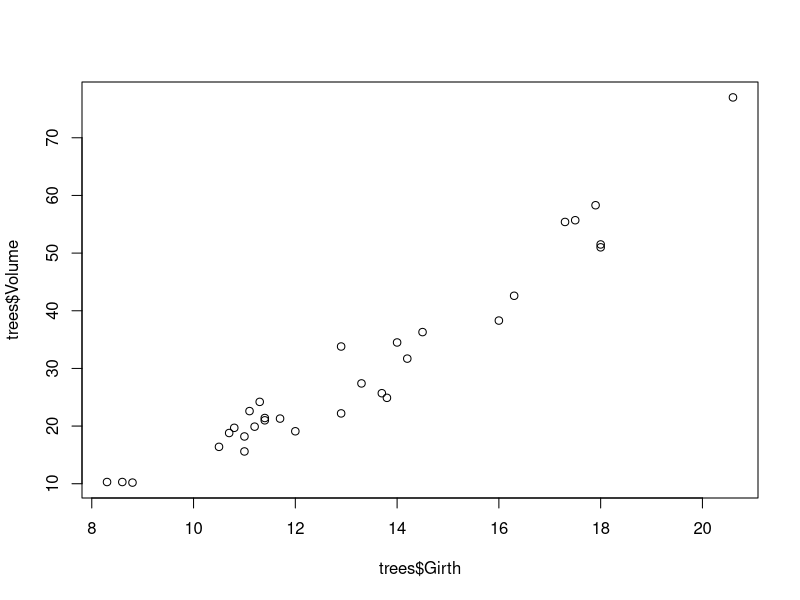
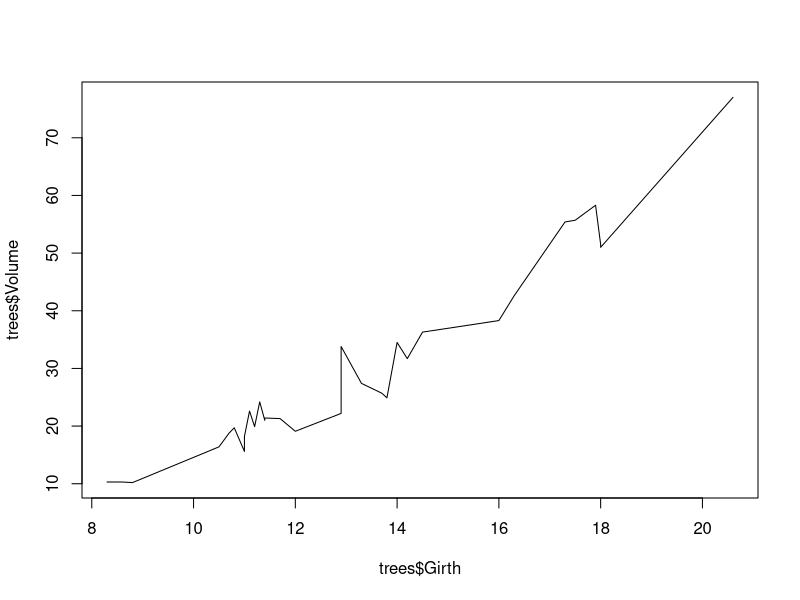
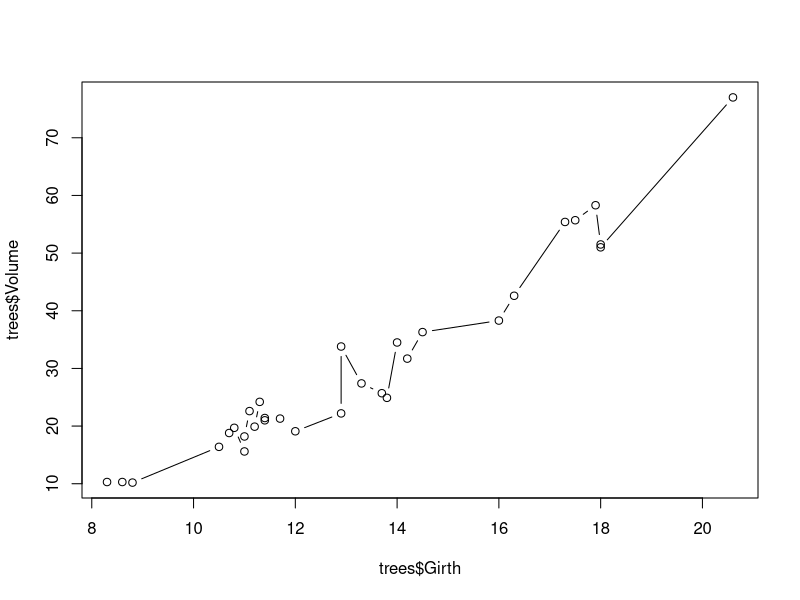
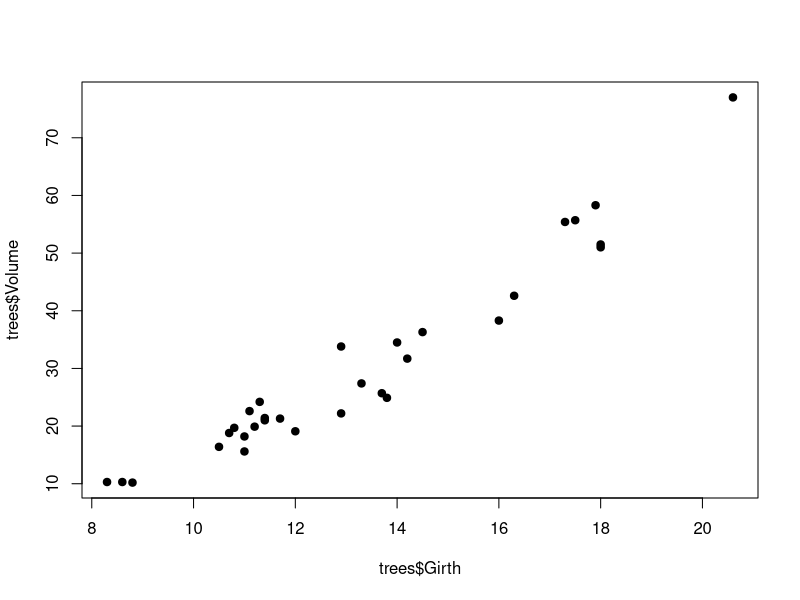
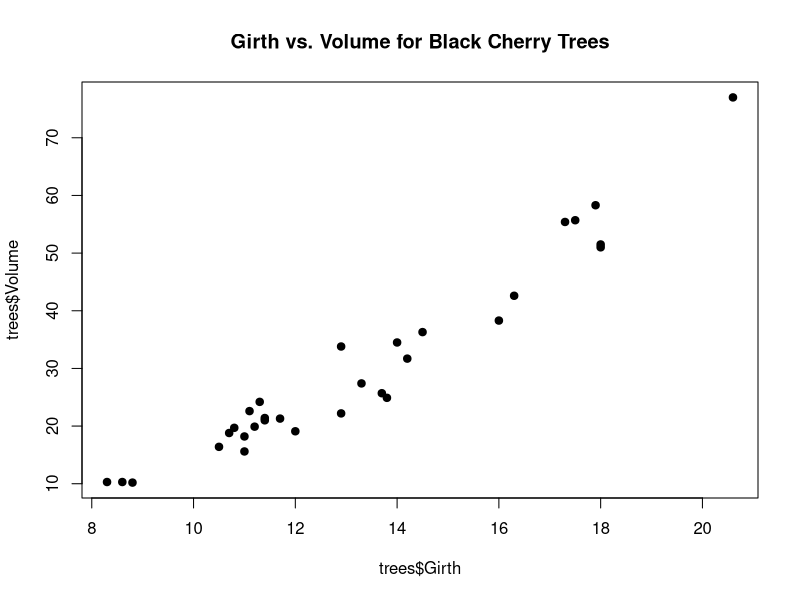
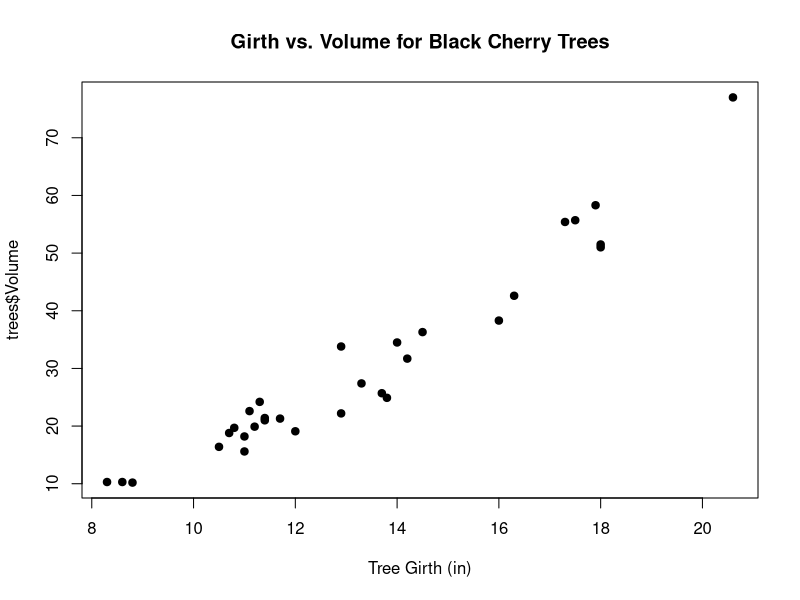
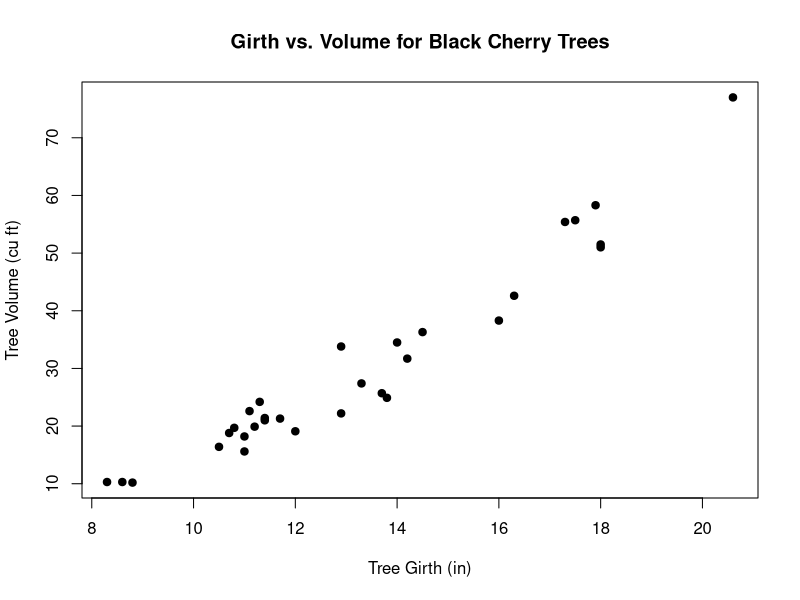
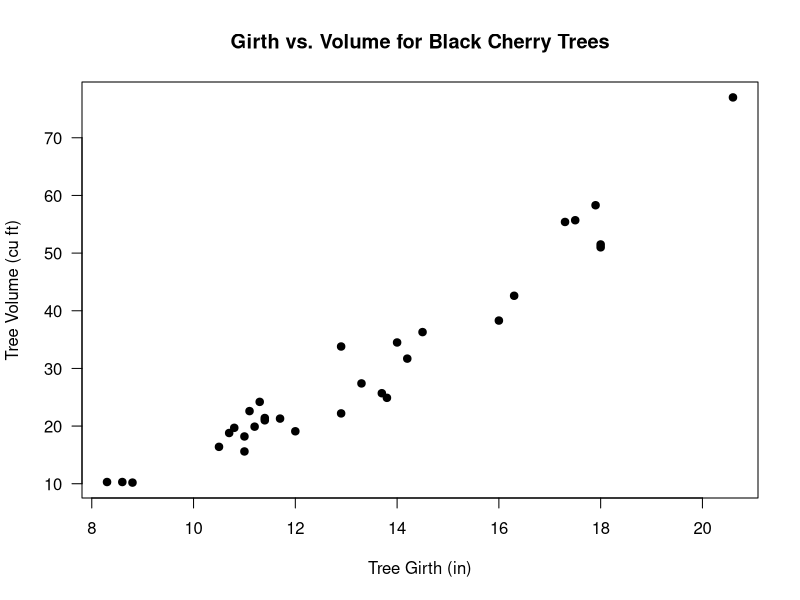

Reproduce these figures in R, in order. (Note: this script raises an error after producing the figures.)
### Title: Back to basics: High quality plots using base R graphics
###	An interactive tutorial for the Davis R Users Group meeting on April 24, 2015
###
### Date created: 20150418
### Last updated: 20160315
###
### Author: Michael Koontz
### Email: mikoontz@gmail.com
###	Twitter: @_mikoontz
###
### Purpose: Introduce basic to intermediate plotting capabilities of base R graphics
###
### Basic methods
###		1) Basic scatterplot and labeling a plot (Line 44)
###		2) Plotting groups in different ways on the same plot (Line 72)
###		3) Adding a legend (Line 120)
###		4) Adding a best fit line (Line 150)
###		5) Adding a 95% confidence interval (Line 150)
###		6) Shaded confidence intervals (Line 223)
###		7) Bar plots (Line 260)
###		8) Error bars (Line 274)
###
### Intermediate methods
###   1) Using other graphics devices like pdf() (Line 324)
###   2) Using par() for multipanel plots (Line 380) 
###		3) Using par() for margin adjustments (Line 438)
###		4) Using axis() and mtext() (Line 484)
###		5) Pretty print from plotmath (Line 601)


# We'll start with the very tractable 'trees' dataset, which is built into R. It describes the girth, height, and volume of 31 black cherry trees.

trees
dim(trees)
head(trees)

# Remember how we access the columns of a data.frame:
trees$Girth
trees$Volume

#Basic plot function takes x argument and a y argument
#Default plot type is points, but you can change it to lines or both points and lines by adding the 'type' argument

plot(x=trees$Girth, y=trees$Volume)
plot(x=trees$Girth, y=trees$Volume, type="l")
plot(x=trees$Girth, y=trees$Volume, type="b")

# pch: 'plotting character' changes the type of point that is used (default is an open circle); remember pch=19!
plot(x=trees$Girth, y=trees$Volume, pch=19)

# main: adds a title
plot(x=trees$Girth, y=trees$Volume, pch=19, main="Girth vs. Volume for Black Cherry Trees")

# xlab: adds an x axis label
plot(x=trees$Girth, y=trees$Volume, pch=19, main="Girth vs. Volume for Black Cherry Trees", xlab="Tree Girth (in)")

# ylab: adds a y axis label
plot(x=trees$Girth, y=trees$Volume, pch=19, main="Girth vs. Volume for Black Cherry Trees", xlab="Tree Girth (in)", ylab="Tree Volume (cu ft)")

# las: rotates axis labels; las=1 makes them all parallel to reading direction
plot(x=trees$Girth, y=trees$Volume, pch=19, main="Girth vs. Volume for Black Cherry Trees", xlab="Tree Girth (in)", ylab="Tree Volume (cu ft)", las=1)

# col: select a color for the plotting characters
plot(x=trees$Girth, y=trees$Volume, pch=19, main="Girth vs. Volume for Black Cherry Trees", xlab="Tree Girth (in)", ylab="Tree Volume (cu ft)", las=1, col="blue")

# We can use the c() function to make a vector and have several colors, plotting characters, etc. per plot.

plot(x=trees$Girth, y=trees$Volume, pch=19, main="Girth vs. Volume for Black Cherry Trees", xlab="Tree Girth (in)", ylab="Tree Volume (cu ft)", las=1, col=c("black", "blue"))

plot(x=trees$Girth, y=trees$Volume, pch=c(1,19), main="Girth vs. Volume for Black Cherry Trees", xlab="Tree Girth (in)", ylab="Tree Volume (cu ft)", las=1, col="blue")

#------------
# Plotting by group
#------------

### Those different colors and plotting characters that we just saw were arbitrary. The 2-element vector of colors or plotting characters just repeats for the whole data frame. What if we want to have more meaningful coloration, with a different color for each group? 

### We'll use the iris dataset to illustrate one way to do this. This dataframe describes the sepal length, sepal width, petal length, petal width, and species for 150 different irises.

# First look at the data:
iris
head(iris)
dim(iris)
str(iris)

# We can extend the idea of passing a vector of colors to the col= argument in the plot() function call.

# Let's cheat first, and see what the finished product will look like. First I define a new object with the three colors that I want to use.
plot.colors <- c("violet", "purple", "blue")
plot.colors

# Here's the cheating bit: I just looked at this dataframe and saw that there are exactly 50 observations for each species.
iris

# I use the repeat function, rep() and the each= argument, to create a new vector with each element of plot.colors repeated 50 times in turn.
color.vector <- rep(x=plot.colors, each=50)
color.vector

plot(x=iris$Petal.Length, y=iris$Sepal.Length, pch=19, col=color.vector)

# Notice the lengths of the x-vector, the y-vector, and the color vector are all the same.
length(iris$Petal.Length)
length(iris$Sepal.Length)
length(color.vector)

# What if we want to automate the process? We can take advantage of the fact that the Species column is a factor. 
head(iris)
iris$Species
str(iris)
as.numeric(iris$Species)

plot.colors <- c("violet", "purple", "blue")

color.vector <- plot.colors[iris$Species]

dev.off() # Just clearing the present plots

plot(x=iris$Petal.Length, y=iris$Sepal.Length, pch=19, col=color.vector, main="Iris sepal length vs. petal length", xlab="Petal length", ylab="Sepal length", las=1)

#-----------
# Let's add a legend
#-----------

# We use the legend() function to add a legend to an existing plot

legend("topleft", pch=19, col=plot.colors, legend=unique(iris$Species))

# You can customize the legend if you wish.
plot(x=iris$Petal.Length, y=iris$Sepal.Length, pch=19, col=color.vector, main="Iris sepal length vs. petal length", xlab="Petal length", ylab="Sepal length", las=1)

# Here I pass a character vector to the legend= argument so that I can include the first letter of the species name
# The bty="n" argument suppresses the border around the legend. (A personal preference)
legend("topleft", pch=19, col=plot.colors, legend=c("I. setosa", "I. versicolor", "I. virginica"), bty="n")

# Italicize the labels in the legend using text.font=3
plot(x=iris$Petal.Length, y=iris$Sepal.Length, pch=19, col=color.vector, main="Iris sepal length vs. petal length", xlab="Petal length", ylab="Sepal length", las=1)

legend("topleft", pch=19, col=plot.colors, legend=c("I. setosa", "I. versicolor", "I. virginica"), bty="n", text.font=3)


#------------------
# Test yourself. 
#------------------

#Using the ToothGrowth dataset built into R, plot the tooth length (the len column) as a function of the vitamin C dosage (the dose column). Use a different color for each method of administering the vitamin C (the supp column).

head(ToothGrowth)


#------------------
# Add a linear best fit line and confidence interval to a plot
#------------------

# We'll use a simple linear regression for this, but the general recipe is the same every time.
# The Recipe
#	1) Estimate the parameters of the best fit line
#	2) Make up your own x values that span the range of your data
#	3) Get your y values by applying your mathematical model (e.g. a straight line) with the best fit parameters to your fabricated x values
#	4) Plot these new y values against your fabricated x values.

# Save your model fit to an object. Here, we model Sepal.Length as a function of Petal.Length
model1 <- lm(Sepal.Length ~ Petal.Length, data=iris)

# Now we have the parameter estimates for our y=ax+b line. The estimate for (Intercept) is b, and the estimate for Petal.Length is a.
summary(model1)

# Make up our own x values; put them in a dataframe!
range(iris$Petal.Length)
xvals <- seq(from=1, to=7, by=0.1)
xvals
df <- data.frame(Petal.Length=xvals)
df

# Take advantage of the predict() function, which returns a matrix with one row for each of your new x values, and 3 columns: 'fit' is the expected y value, 'lwr' is the lower 95% confidence interval, and 'upr' is the upper 95% confidence interval. Note this only works this seamlessly using the predict() function on an lm() model

CI <- predict(model1, newdata=df, interval="confidence")
CI <- as.data.frame(CI) # Coerce the matrix to a dataframe, so we can access the column using the $ operator.

dim(df) # 61 x-values
head(df) # Here are the first 6 of them 
dim(CI) # 61 records, 3 columns
head(CI) # y-values, lower 95% CI bounds, and upper 95% CI bounds


# Plot the actual data (in the iris dataframe)
# This code copied from above
plot.colors <- c("violet", "purple", "blue") 
color.vector <- plot.colors[iris$Species]

plot(x=iris$Petal.Length, y=iris$Sepal.Length, pch=19, las=1, main="Iris sepal length vs. petal length", xlab="Petal length", ylab="Sepal length", col=color.vector)

# Plot our best fit line. The x values are the Petal.Length column from the 'df' dataframe, and the y values are the 'fit' column from the CI dataframe. 
# Note that I use the lines() function, which just adds features to an existing plot.
# The lwd= argument changes the line width
lines(x=df$Petal.Length, y=CI$fit, lwd=2)

# Plot the confidence intervals
# The lty= argument changes the line type. There are 6 different line types, and you can just put a number 1 through 6 if you'd like. Default is "solid" (aka 1)
lines(x=df$Petal.Length, y=CI$lwr, lwd=2, lty="dashed", col="red")
lines(x=df$Petal.Length, y=CI$upr, lwd=2, lty="dashed", col="red")

#----------------------
# Going further... Prediction/forecast intervals
#----------------------

forecast <- predict(model1, newdata=df, interval="prediction")
forecast <- as.data.frame(forecast)
head(forecast)

# Plot the actual data (in the iris dataframe)
# This code copied from above
plot.colors <- c("violet", "purple", "blue") 
color.vector <- plot.colors[iris$Species]

plot(x=iris$Petal.Length, y=iris$Sepal.Length, pch=19, las=1, main="Iris sepal length vs. petal length", xlab="Petal length", ylab="Sepal length", col=color.vector)

# New code using the forecast object
lines(x=df$Petal.Length, y=forecast$fit, lwd=2)
lines(x=df$Petal.Length, y=forecast$lwr, lwd=2, col="red", lty="dashed")
lines(x=df$Petal.Length, y=forecast$upr, lwd=2, col="red", lty="dashed")


#-------------
# Shaded region of forecast interval
#-------------

# This plot() call is copied from above
plot(x=iris$Petal.Length, y=iris$Sepal.Length, pch=19, las=1, main="Iris sepal length vs. petal length", xlab="Petal length", ylab="Sepal length", col=color.vector)

lines(x=df$Petal.Length, y=forecast$fit, lwd=2)

# New code
polygon.x <- c(df$Petal.Length, rev(df$Petal.Length))
polygon.y <- c(forecast$lwr, rev(forecast$upr))

# By default, R won't fill in the polygon
polygon(x=polygon.x, y=polygon.y)

# But we also may not want an opaque polygon
polygon(x=polygon.x, y=polygon.y, col='darkgrey')

# The adjustcolor() function is nice for 'turning down' the opacity. It takes a color and the opacity level as arguments. I also use border=NA to suppress the border of the polygon

# First recreate the plot
plot(x=iris$Petal.Length, y=iris$Sepal.Length, pch=19, las=1, main="Iris sepal length vs. petal length", xlab="Petal length", ylab="Sepal length", col=color.vector)

lines(x=df$Petal.Length, y=forecast$fit, lwd=2)

polygon(x=polygon.x, y=polygon.y, col=adjustcolor("black", alpha.f=0.4), border=NA)

# Add our legend back in
legend("topleft", pch=19, col=plot.colors, legend=c("I. setosa", "I. versicolor", "I. virginica"), bty="n", text.font=3)

#--------------
# Test yourself.
#--------------
# Layer the 95% confidence interval as a shaded region on top of the iris data, the best fit line for a Sepal.Length~Petal.Length model, and the forecast interval.


#------------
# Barplots
#------------
# We can model the mean sepal length of the three species using a no-intercept linear model. That is, we force the intercept to be zero, and the mean sepal length of each of the 3 levels of the predictor (corresponding to the Iris species) are estimated as the offsets from zero.
# Suppress the intercept by subtracting 1 from the right hand side of the formula
model2 <- lm(Sepal.Length ~ Species, data=iris)

bar.heights <- predict(model2, newdata=data.frame(Species=c("setosa", "versicolor", "virginica")))

# The basic barplot function
barplot(bar.heights)

# Let's add some flair
barplot(bar.heights, names.arg=c("I. setosa", "I. versicolor", "I. virginica"), las=1, col=adjustcolor(plot.colors, alpha.f=0.5), main="Sepal length for 3 Irises", ylab="Sepal length (cm)")

#---------------
# Error bars
#---------------
# Adding error bars to our barplot. These can be added to scatter plots in a similar way.

# We'll plot error bars representing 2 standard errors so you can see them more easily.

d <- summary(model2)
CI <- 2 * coef(d)[ ,'Std. Error']
lwr <- bar.heights - CI
upr <- bar.heights + CI

# I used the ylim= argument to pass a 2-element numeric vector specifying the y extent of the barplot. I added some extra room on the top to account for error bars.
# Importantly, assign the barplot to an object. I called it 'b' but you can call it whatever you like.

b <- barplot(bar.heights, names.arg=c("I. setosa", "I. versicolor", "I. virginica"), las=1, ylim=c(0,7.5), col=adjustcolor(plot.colors, alpha.f=0.5), main="Sepal length for 3 Irises", ylab="Sepal length (cm)")

# The object that you called your barplot is interpretted by R as the x values in the middle of each bar
b

# We'll use the arrows() function to add arrows to an existing plot. With some modifications, our arrows will have an arrowhead at each end (code=3), and the 'arrowhead' will actually be perpendicular to the arrow shaft (angle=90)
# Specify where each arrow starts (x0= and y=) and ends (x1= and y1=)
arrows(x0=b, x1=b, y0=lwr, y1=upr, code=3, angle=90, length=0.1)


#---------------
# Test yourself
#---------------
# These data represent survivorship of plant seedlings in 4 different treatments: ambient, watered, heated + watered, and heated. Make a bar plot with their 95% confidence intervals. Note these are asymmetric (more uncertainty above the mean than below) like what might come from a logistic regression model.

prop <- c(0.18, 0.25, 0.13, 0.05)
asympLCL <- c(0.14, 0.20, 0.11, 0.035)
asympUCL <- c(0.24, 0.33, 0.18, 0.09)

#---------------
# Test yourself. Error bars on scatter plots.
#---------------
# The randomly generated data below are measurements of the number of the number of angels who get their wings as a function of the number of bells that have been rung. There is some uncertainty in measuring wing acquisition (represented as the offset from the sampled mean). How would you add error bars to a scatter plot?

set.seed(13)
n <- 20 # Number of experimental trials
a <- 12
b <- 1.5
xvals <- round(runif(n)*50)
yvals <- round(a + b*xvals + rnorm(n, sd=5))
offset <- rpois(n, lambda=10)
lwr <- yvals - offset
upr <- yvals + offset


#-----------------
# Base R plotting skills: Other graphics devices
#-----------------

# 1) Use the pdf() graphics device (or png() or postscript()) to get a permanent record of your plot in the exact final format.

# First set your working directory. A working directory is where R assumes all input and output files that it interfaces with should be. When you send your code to a collaborator, they can just change the working directory once instead of changing the filepath for every input (e.g. reading data into R) or output (e.g. making a plot)

# This is how I set mine:
#	1) Make sure your script file is saved in a folder particular for the given project 
#	2) Run the file.choose() function
#	3) Navigate to your script file and open it
#	4) Copy the file path in the console up until the actual file name (i.e. just the folder path)
#	5) Paste that folder into the setwd() function in quotes
#	6) Delete the file.choose() command

file.choose()

pdf("iris plot.pdf")
plot(x=iris$Petal.Length, y=iris$Sepal.Length, pch=19, las=1, xlab="Petal length", ylab="Sepal length", col=plot.colors[iris$Species])

lines(x=df$Petal.Length, y=forecast$fit, lwd=2)

polygon.x <- c(df$Petal.Length, rev(df$Petal.Length))
polygon.y <- c(forecast$lwr, rev(forecast$upr))

polygon(x=polygon.x, y=polygon.y, col=adjustcolor("black", alpha.f=0.4), border=NA)

# Add our legend back in
legend("topleft", pch=19, col=plot.colors, legend=c("I. setosa", "I. versicolor", "I. virginica"), bty="n", text.font=3)

# Importantly, turn the device off at the end of your plotting block to complete the .pdf file.
dev.off()


#--------------
# Figure for a paper
#--------------
# To make a figure for a paper that meets particular size and style guidelines, add some more arguments to the pdf() function call.

pdf("iris plot for paper.pdf", width=3.3, height=3.3, pointsize=9, family="Times")

plot(x=iris$Petal.Length, y=iris$Sepal.Length, pch=19, las=1, xlab="Petal length", ylab="Sepal length", col=plot.colors[iris$Species])
lines(x=df$Petal.Length, y=forecast$fit, lwd=2)

polygon.x <- c(df$Petal.Length, rev(df$Petal.Length))
polygon.y <- c(forecast$lwr, rev(forecast$upr))

polygon(x=polygon.x, y=polygon.y, col=adjustcolor("black", alpha.f=0.4), border=NA)

# Add our legend back in
legend("topleft", pch=19, col=plot.colors, legend=c("I. setosa", "I. versicolor", "I. virginica"), bty="n", text.font=3)

# Importantly, turn the device off at the end of your plotting block to complete the .pdf file.
dev.off()

#-----------------
# Base R plotting skills: Managing par()
#-----------------

# 2) You can change some fundamental plotting parameters by using par() before a plot.

# This is how you can:
#		Make multipanel plots
#		Give your plots more room in the inner margins
#		Give your plots some room in the outer margins

#---------------
# Multi-panel plots
#---------------

setosa <- subset(iris, subset=Species=="setosa")
versicolor <- subset(iris, subset=Species=="versicolor")
virginica <- subset(iris, subset=Species=="virginica")

# Using par(mfrow=c(number of rows, number of columns))
par(mfrow=c(2,2))

plot(x=iris$Petal.Length, y=iris$Sepal.Length, pch=19, las=1, main="All Irises", ylab="Sepal Length", xlab="Petal Length")

plot(x=setosa$Petal.Length, y=setosa$Sepal.Length, pch=19, las=1, col=plot.colors[1], main="I. setosa", ylab="Sepal Length", xlab="Petal Length")

plot(x=versicolor$Petal.Length, y=versicolor$Sepal.Length, pch=19, las=1, col=plot.colors[2], main="I. versicolor", ylab="Sepal Length", xlab="Petal Length")

plot(x=virginica$Petal.Length, y=virginica$Sepal.Length, pch=19, las=1, col=plot.colors[3], main="I. virginica", ylab="Sepal Length", xlab="Petal Length")

dev.off()

# Using layout(matrix())
plot.matrix <- matrix(c(1,1,2,3), nrow=2, ncol=2)
plot.matrix

layout(mat=plot.matrix)

plot(x=iris$Petal.Length, y=iris$Sepal.Length, pch=19, las=1, main="All Irises", ylab="Sepal Length", xlab="Petal Length")

plot(x=versicolor$Petal.Length, y=versicolor$Sepal.Length, pch=19, las=1, col=plot.colors[2], main="I. versicolor", ylab="Sepal Length", xlab="Petal Length")

plot(x=virginica$Petal.Length, y=virginica$Sepal.Length, pch=19, las=1, col=plot.colors[3], main="I. virginica", ylab="Sepal Length", xlab="Petal Length")

# Or we can adjust the widths of the plots (the heights, too). The widths= argument should be the same length as the number of columns while the heights= argument should be the same length as the number of rows. The values represent multipliers.

layout(mat=plot.matrix, widths=c(2,1))
plot(x=iris$Petal.Length, y=iris$Sepal.Length, pch=19, las=1, main="All Irises", ylab="Sepal Length", xlab="Petal Length")

plot(x=versicolor$Petal.Length, y=versicolor$Sepal.Length, pch=19, las=1, col=plot.colors[2], main="I. versicolor", ylab="Sepal Length", xlab="Petal Length")

plot(x=virginica$Petal.Length, y=virginica$Sepal.Length, pch=19, las=1, col=plot.colors[3], main="I. virginica", ylab="Sepal Length", xlab="Petal Length")

dev.off()

#----------------
# Specifying margins
#----------------
# We want to make sure not to waste white space, so we can specify the plotting margins using par(mar=c(bottom, left, top, right)). This can be important if your labels aren't fitting on the plot.
# The default is par(mar=c(5.1, 4.1, 4.1, 2.1)). 

# Let's say I want to make the text bigger because the plot is for a presentation. We can use the cex (character expander) family of arguments in the plot() call. 
#	cex= makes the plotted points larger or smaller
#	cex.main= makes the title larger
# 	cex.lab= makes the axis labels larger
#	cex.axis= makes the numbers of the axis larger

plot(x=iris$Petal.Length, y=iris$Sepal.Length, pch=19, las=1, main="All Irises", ylab="Sepal Length", xlab="Petal Length")

plot(x=iris$Petal.Length, y=iris$Sepal.Length, pch=19, las=1, main="All Irises", ylab="Sepal Length", xlab="Petal Length", cex=2, cex.main=4, cex.lab=3, cex.axis=1.5)

# A solution
par(mar=c(5,6,5,2))
plot(x=iris$Petal.Length, y=iris$Sepal.Length, pch=19, las=1, main="All Irises", ylab="Sepal Length", xlab="Petal Length", cex=2, cex.main=4, cex.lab=3, cex.axis=1.5)

# Note that the par(mgp=c(labels, tick marks, axis line)) method will adjust the location of those components away from the edge of the plot.
# Default is par(mgp=c(3,1,0))

par(mar=c(6,7,5,2), mgp=c(4, 1.5, 0))
plot(x=iris$Petal.Length, y=iris$Sepal.Length, pch=19, las=1, main="All Irises", ylab="Sepal Length", xlab="Petal Length", cex=2, cex.main=4, cex.lab=3, cex.axis=1.5)

#--------------
# Specifying outer margins
#--------------
# Outer margins are especially great for multi-panel plots. Let's recreate the one that we had earlier and add some outer margins with par(oma=c(bottom, left, top, right))
# The default is par(oma=c(0,0,0,0))

dev.off()
par(mfrow=c(2,2), oma=c(5,5,5,0), mar=c(2,2,4,2))

# Note here that I use the font.main= argument in each of these plot calls to make the title in normal font for the first panel and then italicized for the other panels (it is bold by default; equivalent to a font.main=2)

plot(x=iris$Petal.Length, y=iris$Sepal.Length, pch=19, las=1, main="All Irises", ylab=NA, xlab=NA, cex.main=2, font.main=1)

plot(x=setosa$Petal.Length, y=setosa$Sepal.Length, pch=19, las=1, col=plot.colors[1], main="I. setosa", ylab=NA, xlab=NA, cex.main=2, font.main=3)

plot(x=versicolor$Petal.Length, y=versicolor$Sepal.Length, pch=19, las=1, col=plot.colors[2], main="I. versicolor", ylab=NA, xlab=NA, cex.main=2, font.main=3)

plot(x=virginica$Petal.Length, y=virginica$Sepal.Length, pch=19, las=1, col=plot.colors[3], main="I. virginica", ylab=NA, xlab=NA, cex.main=2, font.main=3)


#-----------------
# Base R plotting skills: Using mtext() and axis()
#-----------------
# The two add on functions that I find myself using most often are mtext(), which adds text to a margin, and axis(), which draws in a user-specified axis.

# mtext() lets me:
#	1) Make axis labels that are shared between more than one panel
#	2) rotate the y-axis label so it is easier to read for presentations

# axis() lets me:
#	1) Specify exactly how many tick marks and where they'll be
#	2) Specify exactly how those tick marks will be labelled

# We actually set up the previous 4-panel plot nicely to see the functionality of mtext() and axis(). Let's recreate that plot.

par(mfrow=c(2,2), oma=c(5,6,5,0), mar=c(2,2,3,2))

plot(x=iris$Petal.Length, y=iris$Sepal.Length, pch=19, las=1, main="All Irises", ylab=NA, xlab=NA, cex.main=2, font.main=1)

plot(x=setosa$Petal.Length, y=setosa$Sepal.Length, pch=19, las=1, col=plot.colors[1], main="I. setosa", ylab=NA, xlab=NA, cex.main=2, font.main=3)

plot(x=versicolor$Petal.Length, y=versicolor$Sepal.Length, pch=19, las=1, col=plot.colors[2], main="I. versicolor", ylab=NA, xlab=NA, cex.main=2, font.main=3)

plot(x=virginica$Petal.Length, y=virginica$Sepal.Length, pch=19, las=1, col=plot.colors[3], main="I. virginica", ylab=NA, xlab=NA, cex.main=2, font.main=3)

# By default, an mtext() call will put an axis label on the specified side (1=bottom, 2=left, 3=top, 4=right) of the most recently created panel. It also puts it right at the margin. Use the line= argument to move it further from the margin however far you choose. These line units are the same units as those used by par(mar=c()).

mtext(side=1, text="Petal Length", line=3)

# We can specify outer=TRUE to put this text on the outer margins. This works only because we used par(oma=c()) to make the outer margins greater than 0 on some sides.

# Recreate the plot
par(mfrow=c(2,2), oma=c(5,6,5,0), mar=c(2,2,3,2))

plot(x=iris$Petal.Length, y=iris$Sepal.Length, pch=19, las=1, main="All Irises", ylab=NA, xlab=NA, cex.main=2, font.main=1)

plot(x=setosa$Petal.Length, y=setosa$Sepal.Length, pch=19, las=1, col=plot.colors[1], main="I. setosa", ylab=NA, xlab=NA, cex.main=2, font.main=3)

plot(x=versicolor$Petal.Length, y=versicolor$Sepal.Length, pch=19, las=1, col=plot.colors[2], main="I. versicolor", ylab=NA, xlab=NA, cex.main=2, font.main=3)

plot(x=virginica$Petal.Length, y=virginica$Sepal.Length, pch=19, las=1, col=plot.colors[3], main="I. virginica", ylab=NA, xlab=NA, cex.main=2, font.main=3)

# We can just use cex= to make the text bigger here (rather than cex.lab=) because we're already in the mtext() function
mtext(side=1, text="Petal Length", outer=TRUE, line=3, cex=2)

# Do the same for the y axis
mtext(side=2, text="Sepal Length", outer=TRUE, line=3, cex=2)

# And the same for an overall title
mtext(side=3, text="Sepal length vs. petal length for Irises", outer=TRUE, line=2, cex=2.1)

# We can also use the las= argument to rotate axis text using mtext(). We can make the y-axis label in the reading direction this way.

# Recreate the plot. Add some extra outer margin space to the left.

par(mfrow=c(2,2), oma=c(5,9,5,0), mar=c(2,2,3,2))

plot(x=iris$Petal.Length, y=iris$Sepal.Length, pch=19, las=1, main="All Irises", ylab=NA, xlab=NA, cex.main=2, font.main=1)

plot(x=setosa$Petal.Length, y=setosa$Sepal.Length, pch=19, las=1, col=plot.colors[1], main="I. setosa", ylab=NA, xlab=NA, cex.main=2, font.main=3)

plot(x=versicolor$Petal.Length, y=versicolor$Sepal.Length, pch=19, las=1, col=plot.colors[2], main="I. versicolor", ylab=NA, xlab=NA, cex.main=2, font.main=3)

plot(x=virginica$Petal.Length, y=virginica$Sepal.Length, pch=19, las=1, col=plot.colors[3], main="I. virginica", ylab=NA, xlab=NA, cex.main=2, font.main=3)

mtext(side=1, text="Petal Length", outer=TRUE, line=3, cex=2)

# Use las=1 here to rotate the text. Use \n to insert a carriage return.
mtext(side=2, text="Sepal\nLength", outer=TRUE, line=1.5, cex=2, las=1)

# I added an \n in the middle of the character string to insert a carriage return. I also changed the line= argument from 2 to 0.
mtext(side=3, text="Sepal length vs. petal length\nfor Irises", outer=TRUE, line=0, cex=2.1)

#-----------------
# Test yourself
#-----------------
# Add a best fit line and shaded 95% confidence interval to each panel of a 4-panel Iris plot similar to the one we just created.
 

#------------------
# Using axis()
#------------------
# Put the axis tick marks where you want them, and label them how you like

# First reset the plotting device.
dev.off()

# Here's the original plot
plot.colors <- c("violet", "purple", "blue")
color.vector <- plot.colors[iris$Species]

plot(x=iris$Petal.Length, y=iris$Sepal.Length, pch=19, las=1, main="Iris sepal length vs. petal length", xlab="Petal length", ylab="Sepal length", col=color.vector)

# In the plot() call, suppress the x-axis with xaxt="n" and the y-axis with yaxt="n". Then we can draw them in how we'd like.

plot(x=iris$Petal.Length, y=iris$Sepal.Length, pch=19, las=1, main="Iris sepal length vs. petal length", xlab="Petal length", ylab="Sepal length", col=color.vector, yaxt="n")

# Use axis() in a similar way to using mtext(). The side= argument specifies where you want the axis (1=bottom, 2=left, 3=top, 4=right)

axis(side=2, at=c(4.5, 6, 7.5), las=1)

# Or change how the tick marks are labeled
plot(x=iris$Petal.Length, y=iris$Sepal.Length, pch=19, las=1, main="Iris sepal length vs. petal length", xlab="Petal length", ylab="Sepal length", col=color.vector, yaxt="n")

axis(side=2, at=c(4.5, 5, 6, 7.5), labels=c("4.5", "Critical\nPoint", "6", "7.5"), las=1)

# Or meaningful points
s.tick <- mean(setosa$Sepal.Length)
ve.tick <- mean(versicolor$Sepal.Length)
vi.tick <- mean(virginica$Sepal.Length)

ticks <- c(s.tick, ve.tick, vi.tick)
ticks

plot(x=iris$Petal.Length, y=iris$Sepal.Length, pch=19, las=1, main="Iris sepal length vs. petal length", xlab="Petal length", ylab="Sepal length", col=color.vector, yaxt="n")

axis(side=2, at=ticks, labels=round(ticks,digits=2), las=1)

#-----------------
# Base R plotting skills: Using Pretty Print
#-----------------
# R can render some nice typesetting for axis labels, titles, etc.

# Here's the breakdown (I'll use the main= argument for illustration):
#	1) Want only text? Just use a text string. 
#			ex: main="text here"
#	2) Want evaluated statements and text? Use paste().
#			ex: main=paste("Mean sepal length =", mean(iris$Sepal.Length))
#	3) Want special symbols? Use expression().
#			ex: main=expression(alpha)
#	4) Want special symbols and text? Use expression(paste())
#			ex: main=expression(paste(mu, "Sepal length="))
#	5) Want text, symbols, and evaluated statements? Use bquote(). A tilda (~) goes between each component. Wrap statements you want evaluated in .()
#			ex: main=bquote(mu[sepal ~ length] ~ "=" .(mean(iris$Sepal.Length)))

# See ?plotmath for all of the fancy typesetting you can use.

# Original plot with just text as title
plot(x=iris$Petal.Length, y=iris$Sepal.Length, pch=19, las=1, main="Iris sepal length vs. petal length", xlab="Petal length", ylab="Sepal length", col=color.vector)

# Evaluated statement AND text using paste()
plot(	x=iris$Petal.Length, 
		y=iris$Sepal.Length, 
		pch=19, 
		las=1, 
		main=paste("Mean sepal length =", mean(iris$Sepal.Length)), 
		xlab="Petal length", 
		ylab="Sepal length", 
		col=color.vector)
		
# Just a special symbol? Use expression()
plot(	x=iris$Petal.Length, 
		y=iris$Sepal.Length, 
		pch=19, 
		las=1, 
		main=expression(mu), 
		xlab="Petal length", 
		ylab="Sepal length", 
		col=color.vector)
		
# Special symbol plus text? Use expression(paste())
plot(	x=iris$Petal.Length, 
		y=iris$Sepal.Length, 
		pch=19, 
		las=1, 
		main=expression(paste(mu["sepal length"])), 
		xlab="Petal length", 
		ylab="Sepal length", 
		col=color.vector)
		
# Special symbol plus text plus evaluated statements? Use bquote(). Put a ~ in between each component. Equal signs go in quotes. Wrap statements you want evaluated in .()
plot(	x=iris$Petal.Length, 
		y=iris$Sepal.Length, 
		pch=19, 
		las=1, 
		main=bquote(mu[sepal ~ length] ~ "=" ~ .(mean(iris$Sepal.Length))), 
		xlab="Petal length", 
		ylab="Sepal length", 
		col=color.vector)